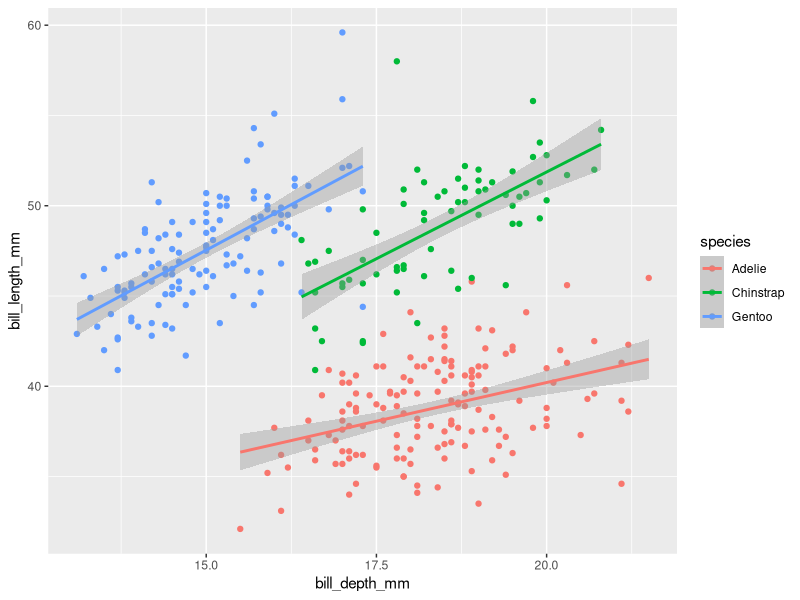

The R script that drew this image: (Note: this script raises an error after producing the figure.)
library(tidyverse)
library(palmerpenguins)
library(broom)

head(penguins)
glimpse(penguins)


lm(data = penguins,
   formula = bill_length_mm ~ 1 + bill_depth_mm + species) %>%
  summary()



lm(data = penguins,
   formula = bill_depth_mm ~ 1  + bill_length_mm) %>%
  summary()

ggplot(data = penguins,
       mapping = aes(x=bill_depth_mm,
                     y=bill_length_mm,
                     color = species)) +
  geom_point() +
  stat_smooth(method = 'lm')









27.6224 + 0.5317*17.5 + 9.9709*0 + 10.4890*1 + 2.8938*1

new_penguin = tibble( 
  species = 'Gentoo',
  bill_depth_mm = 17.5,
  sex = 'male',
  )

predict(full_model, newdata = new_penguin)